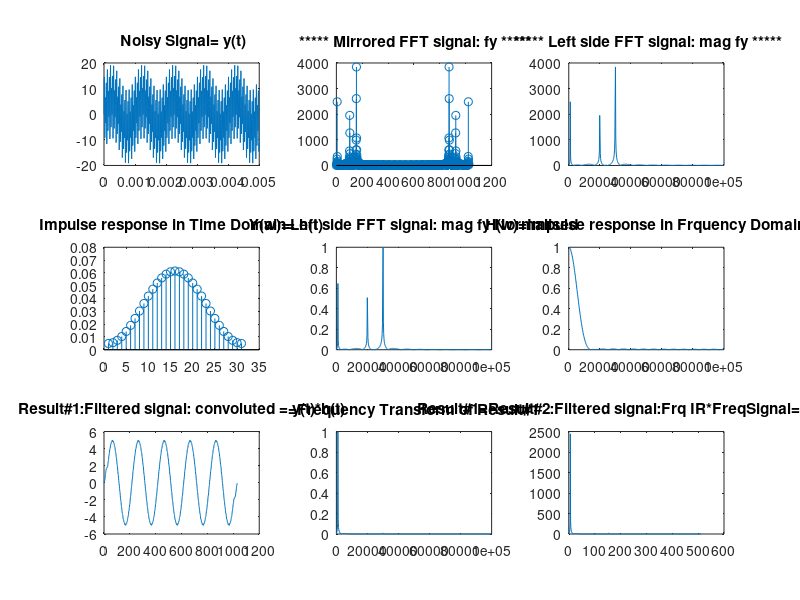

This figure's MATLAB source:
clc;
clear all;
Fs=200e3;        %say sampling frequency 200 kHz
Ts=1/Fs;         %set sampling time
dt=0:Ts:5e-3-Ts; %Lets say 5 ms

f1=1e3;  %say 1 kHz
f2=20e3; %say 20 kHz
f3=30e3; %say 30 kHz

%Noisy Signal
y=5*sin(2*pi*f1*dt)+5*sin(2*pi*f2*dt)+10*sin(2*pi*f3*dt);
subplot(3,3,1) ;
plot(dt,y);
title(' Noisy Signal= y(t)');
sound(y,Fs);
%convert the noisy signal to frequency domain
nfft=length(y);
nfft2=2.^nextpow2(nfft); 

fy=fft(y,nfft2);         %FFT of y signal fy is complex: both mag and phase, but we want only mag so->

subplot(3,3,2) ;
%stem(fy);
stem(abs(fy));           %FFT is mirrored.Because both the positive and negative frequency sinusoids are 90 degrees out of phase and have the same magnitude, they will both respond to real signals in the same way. Or rather, the magnitude of their response will be the same, but the correlation phase will be different.
title(' ***** Mirrored FFT signal: fy *****');

%So we will go for only left half of the mag of the fft signal
fy=fy(1:nfft2/2);
xfft=Fs.*(0:nfft2/2-1)/nfft2; %X-axis of the fft sinal

subplot(3,3,3) ;
plot(xfft,abs(fy));
title(' ***** Left side FFT signal: mag fy *****');

subplot(3,3,5) ;
plot(xfft,abs(fy/max(fy))); %Normalising Y-axis (magnitude) to 1
title('Y(w)=Left side FFT signal: mag fy Normalised');

cut_off=1.5e3/Fs/2; % cut off frequency should be normalised to Nyquist Freq, i.e. Fs/2
order=30;

%h=fir1(order,cut_off);
%h=fir1(order,cut_off,'high');
h=fir1(order,cut_off); %Impulse response in time domain 

subplot(3,3,4) ;
stem(h);
title('Impulse response in Time Domain= h(t)');

fh=fft(h,nfft2); %Transform impulse response from time domain to frequency domain
fh=fh(1:nfft2/2); %Only LHS of the +ve frequency (X-axis/2)

subplot(3,3,6);
plot(xfft,abs(fh)); 
%plot(xfft,abs(fh/max(fh))); %Normalising Y-axis (magnitude) to 1
title('H(w)=Impulse response in Frquency Domain');

mul=fh.*fy; %Multiply Impulse response in Freq domain*FFT of y signal

subplot(3,3,7) ;
con=conv(y,h);
plot(con);
title('Result#1:Filtered signal: convoluted = y(t)*h(t)');

subplot(3,3,9);
plot(abs(mul));
%plot(xfft,abs(mul/max(mul)));
title('Result#1=Result#2:Filtered signal:Frq IR*FreqSignal= Y(w)*H(w)');

fcon=fft(con,nfft2); %Transform convoluted response from time domain to frequency domain
fcon=fcon(1:nfft2/2); %Only LHS of the +ve frequency (X-axis/2)
subplot(3,3,8);
%plot(xfft,abs(fcon)); 
plot(xfft,abs(fcon/max(fcon))); 
title('=Frequency Transform of Result#1');


